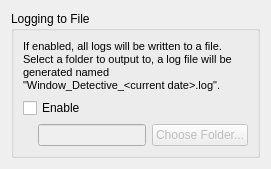
            <widget class="QWidget" name="loggingPage">
             <layout class="QFormLayout" name="formLayout_2">
              <property name="fieldGrowthPolicy">
               <enum>QFormLayout::AllNonFixedFieldsGrow</enum>
              </property>
              <item row="0" column="0" colspan="2">
               <widget class="QGroupBox" name="groupBox_2">
                <property name="title">
                 <string>Logging to File</string>
                </property>
                <layout class="QFormLayout" name="formLayout_3">
                 <property name="fieldGrowthPolicy">
                  <enum>QFormLayout::AllNonFixedFieldsGrow</enum>
                 </property>
                 <item row="1" column="0">
                  <widget class="QCheckBox" name="chLogToFile">
                   <property name="text">
                    <string>Enable</string>
                   </property>
                  </widget>
                 </item>
                 <item row="0" column="0" colspan="2">
                  <widget class="QLabel" name="label_11">
                   <property name="text">
                    <string>&lt;!DOCTYPE HTML PUBLIC &quot;-//W3C//DTD HTML 4.0//EN&quot; &quot;http://www.w3.org/TR/REC-html40/strict.dtd&quot;&gt;
&lt;html&gt;&lt;head&gt;&lt;meta name=&quot;qrichtext&quot; content=&quot;1&quot; /&gt;&lt;style type=&quot;text/css&quot;&gt;
p, li { white-space: pre-wrap; }
&lt;/style&gt;&lt;/head&gt;&lt;body style=&quot; font-family:'MS Shell Dlg 2'; font-size:8.25pt; font-weight:400; font-style:normal;&quot;&gt;
&lt;p style=&quot; margin-top:0px; margin-bottom:0px; margin-left:0px; margin-right:0px; -qt-block-indent:0; text-indent:0px;&quot;&gt;&lt;span style=&quot; font-size:8pt;&quot;&gt;If enabled, all logs will be written to a file. Select a folder to output to, a log file will be generated named &amp;quot;Window_Detective_&amp;lt;current date&amp;gt;.log&amp;quot;.&lt;/span&gt;&lt;/p&gt;&lt;/body&gt;&lt;/html&gt;</string>
                   </property>
                   <property name="wordWrap">
                    <bool>true</bool>
                   </property>
                  </widget>
                 </item>
                 <item row="2" column="0" colspan="2">
                  <widget class="QWidget" name="widget_3" native="true">
                   <layout class="QHBoxLayout" name="horizontalLayout_2">
                    <property name="leftMargin">
                     <number>15</number>
                    </property>
                    <property name="topMargin">
                     <number>0</number>
                    </property>
                    <property name="rightMargin">
                     <number>0</number>
                    </property>
                    <property name="bottomMargin">
                     <number>0</number>
                    </property>
                    <item>
                     <widget class="QLineEdit" name="txtLogFolder">
                      <property name="enabled">
                       <bool>false</bool>
                      </property>
                     </widget>
                    </item>
                    <item>
                     <widget class="QPushButton" name="btnChooseFolder">
                      <property name="enabled">
                       <bool>false</bool>
                      </property>
                      <property name="text">
                       <string>Choose Folder...</string>
                      </property>
                     </widget>
                    </item>
                   </layout>
                  </widget>
                 </item>
                </layout>
               </widget>
              </item>
             </layout>
            </widget>
